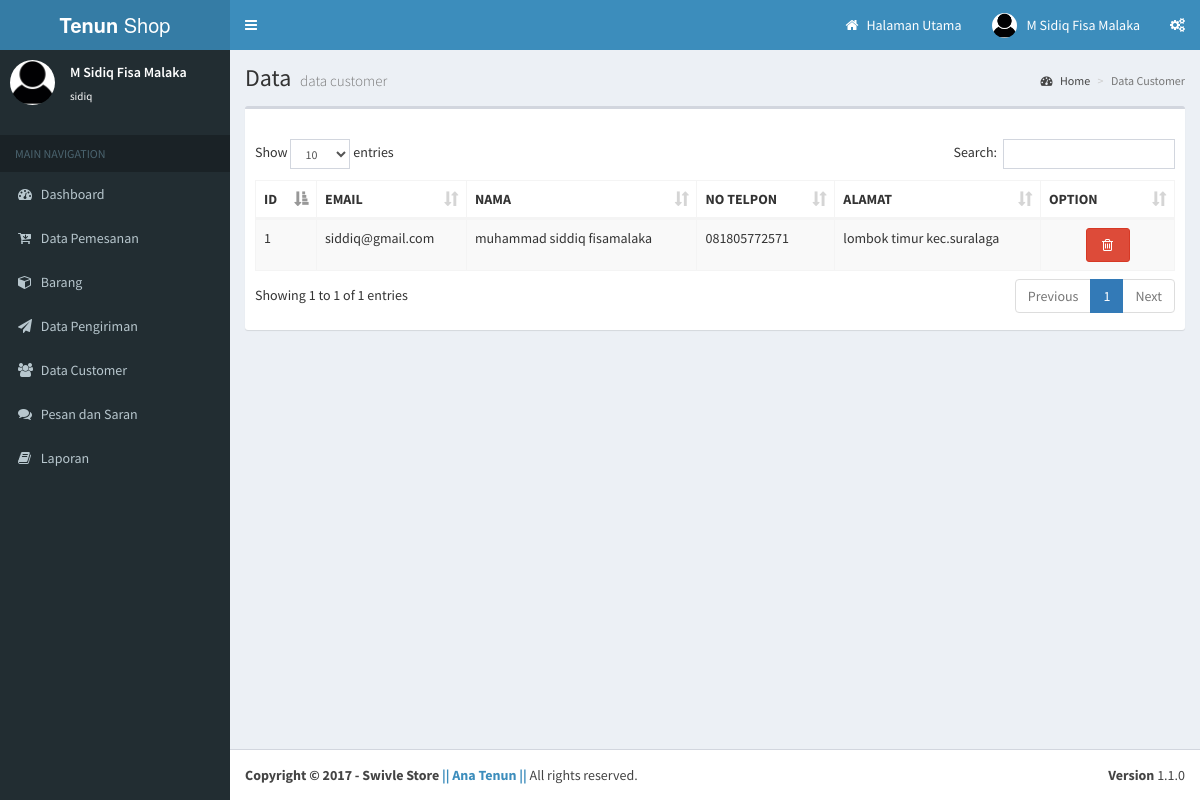
The page /admin/index.php?mod=Customer&pg=data_customer (signed in) on the database its author committed.
### tables this page shows
CREATE TABLE `customer` (
  `id_customer` int(11) NOT NULL,
  `email` varchar(30) NOT NULL,
  `password` varchar(30) NOT NULL,
  `nama` varchar(30) NOT NULL,
  `no_telpon` varchar(30) NOT NULL,
  `alamat` varchar(30) NOT NULL
);

### admin/config/config.php (called while the page is built, shortened)
<?php
$user_sql=mysqli_query($connect, "select * from admin where username='$_SESSION[username]'")or die ('error user ');
$data_us=mysqli_fetch_array($user_sql);
?>

### admin/content/customer/data_customer.php (the view, shortened to what this page needs)
 <section class="content-header">
          <h1>
            Data
            <small>data customer</small>
          </h1>
          <ol class="breadcrumb">
            <li><a href="#"><i class="fa fa-dashboard"></i> Home</a></li>
            <li class="active">Data Customer</li>
          </ol>
        </section>
        <section class="content">
            <div class="box">
                <div class="box-header">
                </div>
                <div class="box-body">
                  <table id="example1" class="table table-bordered table-striped">
                    <thead>
                      <tr>
                        <th>ID</th>
                        <th>EMAIL</th>
                        <th>NAMA</th>
                        <th>NO TELPON</th>
                        <th>ALAMAT</th>
                          <th>OPTION</th>
                      </tr>
                    </thead>
                    <tbody>
                    <?php
					$sql=mysqli_query($connect, "SELECT * FROM customer ORDER BY id_customer;
					") or die ("error");
					$no=1;
					while($data=mysqli_fetch_array($sql)){
					 ?>
                      <tr>
                        <td><?php echo $no ; ?></td>
                        <td><?php echo $data['email'] ; ?></td>
                        <td><?php echo $data['nama'] ; ?></td>
                        <td><?php echo $data['no_telpon'] ; ?></td>
                        <td><?php echo $data['alamat'] ; ?></td>
                        <td align="center"><div style="width:100px;">
<a href="content/customer/hapus.php?id=<?php echo $data['id_customer']; ?>" onclick="return confirm('Anda Yakin Akan Menghapus Stock Barang : <?php echo $data['nm_motif'] ; ?> ?')"><button title="Hapus" type="butt<?php echo $data['kd_motif'] ; ?>on" class="btn btn-danger"><i class="fa fa-trash-o fa-fw"></i></button></a>
</div></td>
                      </tr>
               <?php $no++; } ?>
                    </tbody>
                  </table>
                </div>
              </div>
                 </section>

### admin/config/header.php (shortened to what this page needs)
<header class="main-header">
       <a href="index.php" class="logo">
         <span class="logo-lg"><b>Tenun</b> Shop </span>
       </a>
       <nav class="navbar navbar-static-top" role="navigation">
         <a href="#" class="sidebar-toggle" data-toggle="offcanvas" role="button">
         </a>
         <div class="navbar-custom-menu">
           <ul class="nav navbar-nav">
             <li class="dropdown user user-menu">
               <a href="../index.php" target="_blank"><i class="fa fa-home"></i>
               Halaman Utama
               </a>
               </li>
             <li class="dropdown user user-menu">
               <a href="#" class="dropdown-toggle" data-toggle="dropdown">
                 <img src="content/user/foto/images-4.jpg" class="user-image" alt="User Image">
                 <span class="hidden-xs"><?php echo $data_us['nama_lengkap'];?></span>
               </a>
             </li>
             <li>
               <a href="#" data-toggle="control-sidebar"><i class="fa fa-gears"></i></a>
             </li>
           </ul>
         </div>
       </nav>
     </header>

### admin/config/sidebar.php (shortened to what this page needs)
        <section class="sidebar">
          <div class="user-panel">
            <div class="pull-left image">
              <img src="content/user/foto/images-4.jpg" class="img-circle" alt="User Image">
            </div>
            <div class="pull-left info">
              <p><?php echo $data_us['nama_lengkap'];?></p>
              <a href="#"><?php echo $data_us['username'];?></a>
            </div>
          </div>
          <br />
          <ul class="sidebar-menu">
            <li class="header">MAIN NAVIGATION</li>
            <li class="<?php if(empty($_GET['mod'])){ echo "active";} ?>">
              <a href="index.php">
                <i class="fa fa-dashboard"></i> <span>Dashboard</span>
              </a> </li>
                <li>
              <a href="index.php?mod=transaksi&pg=data_transaksi">
                <i class="fa fa-cart-arrow-down"></i> <span>Data Pemesanan</span>
              </a>
            </li>
              <li class="treeview">
              <a href="#">
                <i class="fa fa-cube"></i>
                <span>Barang</span>
              </a>
            </li>
              <li>
              <a href="index.php?mod=pengiriman&pg=data_pengiriman">
                <i class="fa  fa-send"></i> <span>Data Pengiriman</span>
              </a>
            </li>
             <li>
              <a href="index.php?mod=Customer&pg=data_customer">
                <i class="fa fa-users"></i> <span>Data Customer</span>
              </a>
            </li>
            <li>
              <a href="index.php?mod=komentar&pg=data">
                <i class="fa fa-comments"></i> <span>Pesan dan Saran</span>
              </a>
            </li>
<li class="treeview">
              <a href="#">
                <i class="fa fa-book"></i>
                <span>Laporan</span>
              </a>
            </li>
               </ul>
        </section>

### rows shown on the page
customer: email "siddiq@gmail.com", nama "muhammad siddiq fisamalaka", no_telpon "081805772571", alamat "lombok timur kec.suralaga"

### other values the page prints
$data_us['nama_lengkap'] "M Sidiq Fisa Malaka"
$data_us['username'] "sidiq"
